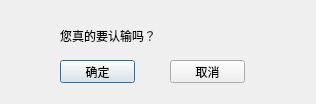
<?xml version="1.0" encoding="UTF-8"?>
<ui version="4.0">
 <class>RenshuQingqiu</class>
 <widget class="QDialog" name="RenshuQingqiu">
  <property name="geometry">
   <rect>
    <x>0</x>
    <y>0</y>
    <width>316</width>
    <height>104</height>
   </rect>
  </property>
  <property name="windowTitle">
   <string>提示</string>
  </property>
  <widget class="QLabel" name="label">
   <property name="geometry">
    <rect>
     <x>60</x>
     <y>20</y>
     <width>221</width>
     <height>31</height>
    </rect>
   </property>
   <property name="text">
    <string>您真的要认输吗？</string>
   </property>
  </widget>
  <widget class="QPushButton" name="pushButton">
   <property name="geometry">
    <rect>
     <x>60</x>
     <y>60</y>
     <width>75</width>
     <height>23</height>
    </rect>
   </property>
   <property name="text">
    <string>确定</string>
   </property>
  </widget>
  <widget class="QPushButton" name="pushButton_2">
   <property name="geometry">
    <rect>
     <x>170</x>
     <y>60</y>
     <width>75</width>
     <height>23</height>
    </rect>
   </property>
   <property name="text">
    <string>取消</string>
   </property>
  </widget>
 </widget>
 <resources/>
 <connections/>
</ui>
